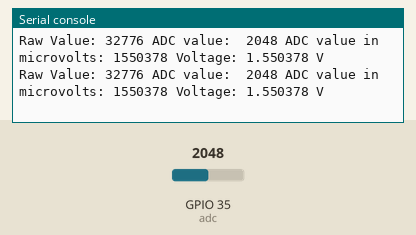
Simulated run of this program. Board: ESP32 board running MicroPython. Parts: the last lines printed to the serial console. Inputs (shaded band) come from the test bench; at power-on: GPIO 35 (adc) = 2048 (analog values on the 0–4095 scale).

Above: at 1.2 s.
1.3 s: GPIO 35 (adc) set to 2866
At 1.32 s:
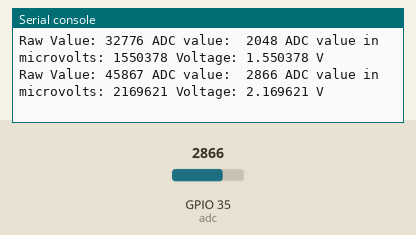
2.8 s: GPIO 35 (adc) set to 3603
At 2.84 s:
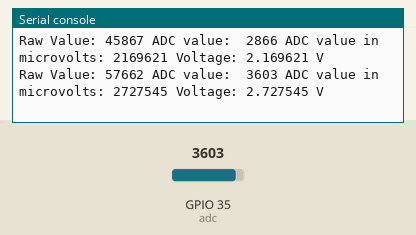
Timing chart, 0 to 5.8 s (numbered marks = the images above; inputs shaded):
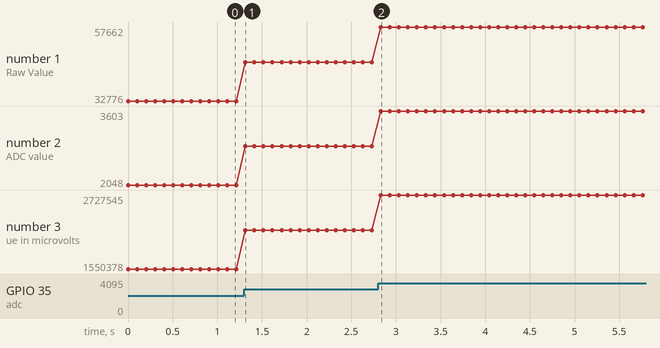

Measured:
- after the input at 1.3 s, the serial console: prints a new line at once (image 1)
- after the input at 2.8 s, the serial console: prints a new line at once (image 2)
- plotted number 1: 32776 → 45867 after the input at 1.3 s, 45867 → 57662 after the input at 2.8 s
- plotted number 2: 2048 → 2866 after the input at 1.3 s, 2866 → 3603 after the input at 2.8 s
- plotted number 3: 1550378 → 2169621 after the input at 1.3 s, 2169621 → 2727545 after the input at 2.8 s

The program:

analog_voltage.py
```python
from machine import ADC, Pin
import time

# Configure ADC on GPIO 34
adc = ADC(Pin(35))
adc.atten(ADC.ATTN_11DB)  # Set attenuation to handle full range (0-3.3V)
adc.width(ADC.WIDTH_12BIT)  # Set 12-bit resolution (0-4095)

while True:
    raw_value = adc.read_u16()  # Read raw ADC value
    adc_value = adc.read()  # Read raw ADC value (0-4095)
    adc_value_mv = adc.read_uv()  # Read raw ADC value in microvolts
    voltage = (adc_value_mv / 1000000)  # Convert microvolts to volts
    print("Raw Value:", raw_value,"ADC value: ", adc_value, "ADC value in microvolts:", adc_value_mv, "Voltage:", voltage, "V")
    time.sleep(0.1)  # Delay for 1 second
```
